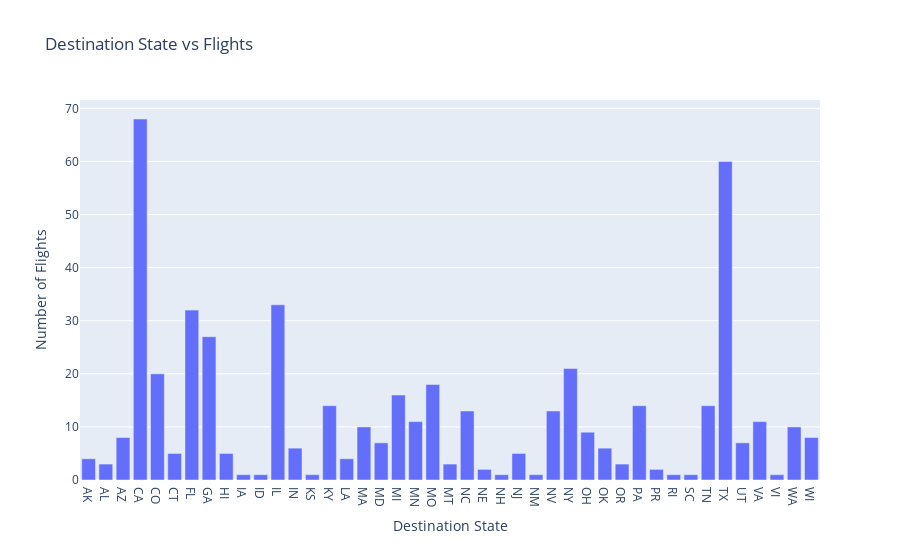

The code cell stored with this chart in its notebook:
### Markdown cell above
Bar Chart

### Code cell
bar_data=data.groupby('DestState')['Flights'].sum().reset_index()
fig=px.bar(bar_data, x='DestState', y='Flights', title='Destination State vs Flights', labels={'DestState':'Destination State', 'Flights':'Number of Flights'})
fig.show()

### Figure 1 — Plotly figure (JSON) as saved in the notebook; plotly's stock layout.template omitted (floating-point values rounded to 4 significant figures)
{"data": [{"hovertemplate": "Destination State=%{x}<br>Number of Flights=%{y}<extra></extra>", "legendgroup": "", "marker": {"color": "#636efa", "pattern": {"shape": ""}}, "name": "", "orientation": "v", "showlegend": false, "textposition": "auto", "type": "bar", "x": ["AK", "AL", "AZ", "CA", "CO", "CT", "FL", "GA", "HI", "IA", "ID", "IL", "IN", "KS", "KY", "LA", "MA", "MD", "MI", "MN", "MO", "MT", "NC", "NE", "NH", "NJ", "NM", "NV", "NY", "OH", "OK", "OR", "PA", "PR", "RI", "SC", "TN", "TX", "UT", "VA", "VI", "WA", "WI"], "xaxis": "x", "y": [4.0, 3.0, 8.0, 68.0, 20.0, 5.0, 32.0, 27.0, 5.0, 1.0, 1.0, 33.0, 6.0, 1.0, 14.0, 4.0, 10.0, 7.0, 16.0, 11.0, 18.0, 3.0, 13.0, 2.0, 1.0, 5.0, 1.0, 13.0, 21.0, 9.0, 6.0, 3.0, 14.0, 2.0, 1.0, 1.0, 14.0, 60.0, 7.0, 11.0, 1.0, 10.0, 8.0], "yaxis": "y"}], "layout": {"barmode": "relative", "legend": {"tracegroupgap": 0}, "title": {"text": "Destination State vs Flights"}, "xaxis": {"anchor": "y", "domain": [0, 1], "title": {"text": "Destination State"}}, "yaxis": {"anchor": "x", "domain": [0, 1], "title": {"text": "Number of Flights"}}}}
